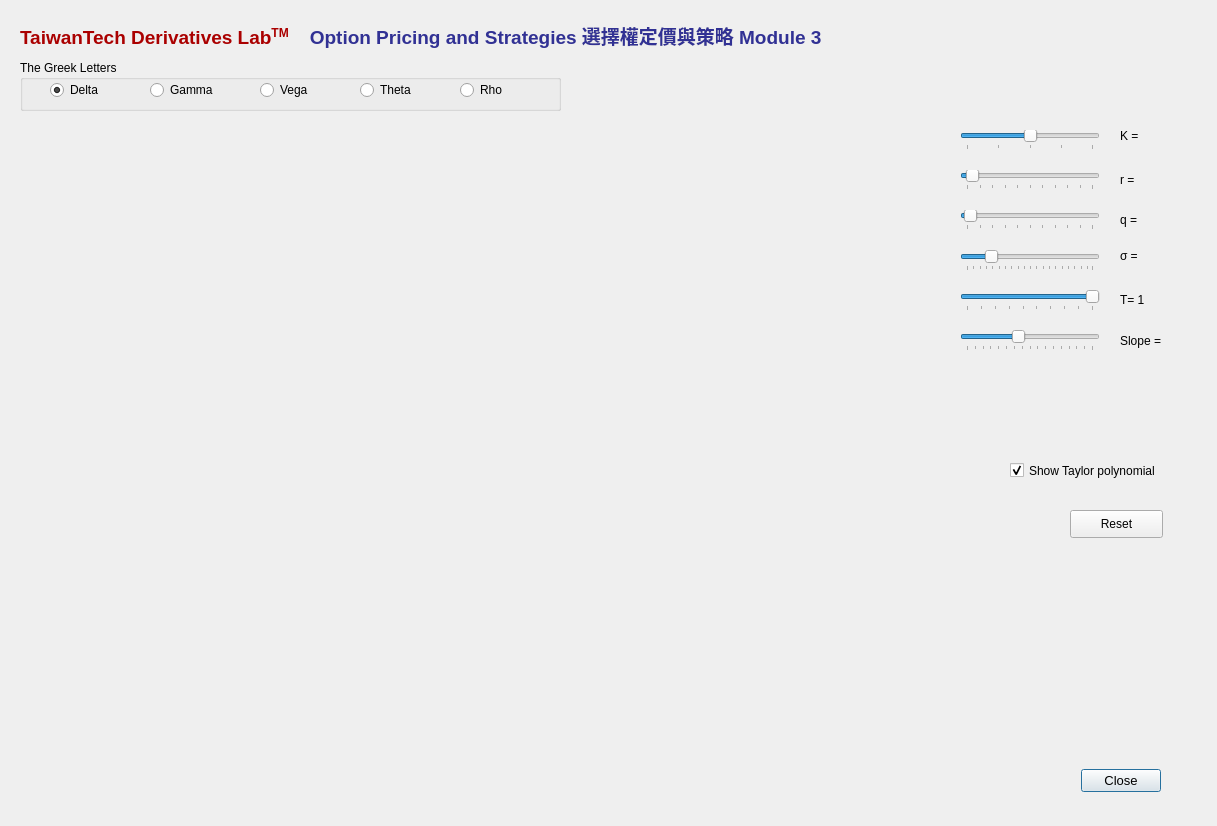
<?xml version="1.0" encoding="UTF-8"?>
<ui version="4.0">
 <class>Derivatives</class>
 <widget class="QDialog" name="Derivatives">
  <property name="enabled">
   <bool>true</bool>
  </property>
  <property name="geometry">
   <rect>
    <x>0</x>
    <y>0</y>
    <width>1217</width>
    <height>826</height>
   </rect>
  </property>
  <property name="sizePolicy">
   <sizepolicy hsizetype="Preferred" vsizetype="Expanding">
    <horstretch>0</horstretch>
    <verstretch>10</verstretch>
   </sizepolicy>
  </property>
  <property name="windowTitle">
   <string>Derivatives Lab</string>
  </property>
  <widget class="QTabWidget" name="tabWidget">
   <property name="geometry">
    <rect>
     <x>40</x>
     <y>760</y>
     <width>861</width>
     <height>61</height>
    </rect>
   </property>
   <property name="font">
    <font>
     <family>Tahoma</family>
     <pointsize>10</pointsize>
    </font>
   </property>
   <property name="toolTip">
    <string>&lt;html&gt;&lt;head/&gt;&lt;body&gt;&lt;p&gt;&lt;br/&gt;&lt;/p&gt;&lt;/body&gt;&lt;/html&gt;</string>
   </property>
   <property name="autoFillBackground">
    <bool>false</bool>
   </property>
   <property name="currentIndex">
    <number>4</number>
   </property>
   <widget class="QWidget" name="tab_3">
    <attribute name="title">
     <string>Delta</string>
    </attribute>
    <widget class="QTableWidget" name="tableWidget">
     <property name="geometry">
      <rect>
       <x>880</x>
       <y>290</y>
       <width>0</width>
       <height>321</height>
      </rect>
     </property>
     <property name="autoFillBackground">
      <bool>false</bool>
     </property>
     <property name="showGrid">
      <bool>false</bool>
     </property>
     <property name="cornerButtonEnabled">
      <bool>false</bool>
     </property>
    </widget>
    <widget class="QLCDNumber" name="lcdNum_prob">
     <property name="geometry">
      <rect>
       <x>1070</x>
       <y>750</y>
       <width>40</width>
       <height>23</height>
      </rect>
     </property>
     <property name="autoFillBackground">
      <bool>true</bool>
     </property>
    </widget>
   </widget>
   <widget class="QWidget" name="tab">
    <attribute name="title">
     <string>Gamma</string>
    </attribute>
   </widget>
   <widget class="QWidget" name="tab_2">
    <attribute name="title">
     <string>Vega</string>
    </attribute>
   </widget>
   <widget class="QWidget" name="tab_4">
    <attribute name="title">
     <string>Theta</string>
    </attribute>
   </widget>
   <widget class="QWidget" name="tab_5">
    <attribute name="title">
     <string>Rho</string>
    </attribute>
   </widget>
  </widget>
  <widget class="QLabel" name="label">
   <property name="geometry">
    <rect>
     <x>20</x>
     <y>10</y>
     <width>1151</width>
     <height>51</height>
    </rect>
   </property>
   <property name="font">
    <font>
     <family>Microsoft JhengHei UI</family>
     <weight>75</weight>
     <bold>true</bold>
    </font>
   </property>
   <property name="text">
    <string>&lt;html&gt;&lt;head/&gt;&lt;body&gt;&lt;p&gt;&lt;span style=&quot; font-size:14pt; color:#aa0000;&quot;&gt;TaiwanTech Derivatives Lab&lt;/span&gt;&lt;span style=&quot; font-size:14pt; color:#aa0000; vertical-align:super;&quot;&gt;TM&lt;/span&gt;&lt;span style=&quot; font-size:14pt; color:#313194;&quot;&gt;    Option Pricing and Strategies 選擇權定價與策略 Module 3&lt;/span&gt;&lt;/p&gt;&lt;/body&gt;&lt;/html&gt;</string>
   </property>
  </widget>
  <widget class="QDialogButtonBox" name="buttonBox">
   <property name="geometry">
    <rect>
     <x>1040</x>
     <y>760</y>
     <width>121</width>
     <height>41</height>
    </rect>
   </property>
   <property name="font">
    <font>
     <family>Tahoma</family>
     <pointsize>10</pointsize>
    </font>
   </property>
   <property name="orientation">
    <enum>Qt::Horizontal</enum>
   </property>
   <property name="standardButtons">
    <set>QDialogButtonBox::Close</set>
   </property>
  </widget>
  <widget class="QSlider" name="slider_t2">
   <property name="geometry">
    <rect>
     <x>130</x>
     <y>860</y>
     <width>471</width>
     <height>22</height>
    </rect>
   </property>
   <property name="maximum">
    <number>100</number>
   </property>
   <property name="singleStep">
    <number>5</number>
   </property>
   <property name="pageStep">
    <number>5</number>
   </property>
   <property name="value">
    <number>50</number>
   </property>
   <property name="orientation">
    <enum>Qt::Horizontal</enum>
   </property>
  </widget>
  <widget class="QSlider" name="slider_t1">
   <property name="geometry">
    <rect>
     <x>130</x>
     <y>830</y>
     <width>471</width>
     <height>22</height>
    </rect>
   </property>
   <property name="maximum">
    <number>100</number>
   </property>
   <property name="singleStep">
    <number>5</number>
   </property>
   <property name="pageStep">
    <number>5</number>
   </property>
   <property name="value">
    <number>25</number>
   </property>
   <property name="orientation">
    <enum>Qt::Horizontal</enum>
   </property>
   <property name="tickPosition">
    <enum>QSlider::NoTicks</enum>
   </property>
  </widget>
  <widget class="QLabel" name="label_9">
   <property name="geometry">
    <rect>
     <x>20</x>
     <y>830</y>
     <width>61</width>
     <height>21</height>
    </rect>
   </property>
   <property name="font">
    <font>
     <pointsize>10</pointsize>
    </font>
   </property>
   <property name="text">
    <string>Time 1</string>
   </property>
  </widget>
  <widget class="QLabel" name="label_11">
   <property name="geometry">
    <rect>
     <x>20</x>
     <y>860</y>
     <width>61</width>
     <height>21</height>
    </rect>
   </property>
   <property name="font">
    <font>
     <pointsize>10</pointsize>
    </font>
   </property>
   <property name="text">
    <string>Time 2</string>
   </property>
  </widget>
  <widget class="QLabel" name="label_t1">
   <property name="geometry">
    <rect>
     <x>610</x>
     <y>820</y>
     <width>114</width>
     <height>33</height>
    </rect>
   </property>
   <property name="font">
    <font>
     <pointsize>10</pointsize>
    </font>
   </property>
   <property name="text">
    <string>1.0</string>
   </property>
  </widget>
  <widget class="QLabel" name="label_t2">
   <property name="geometry">
    <rect>
     <x>610</x>
     <y>850</y>
     <width>114</width>
     <height>33</height>
    </rect>
   </property>
   <property name="font">
    <font>
     <pointsize>10</pointsize>
    </font>
   </property>
   <property name="text">
    <string>1.0</string>
   </property>
  </widget>
  <widget class="QGroupBox" name="groupBox">
   <property name="geometry">
    <rect>
     <x>20</x>
     <y>60</y>
     <width>541</width>
     <height>51</height>
    </rect>
   </property>
   <property name="title">
    <string>The Greek Letters</string>
   </property>
   <widget class="QRadioButton" name="radioDelta">
    <property name="geometry">
     <rect>
      <x>30</x>
      <y>20</y>
      <width>95</width>
      <height>20</height>
     </rect>
    </property>
    <property name="text">
     <string>Delta</string>
    </property>
    <property name="checked">
     <bool>true</bool>
    </property>
   </widget>
   <widget class="QRadioButton" name="radioGamma">
    <property name="geometry">
     <rect>
      <x>130</x>
      <y>20</y>
      <width>95</width>
      <height>20</height>
     </rect>
    </property>
    <property name="text">
     <string>Gamma</string>
    </property>
   </widget>
   <widget class="QRadioButton" name="radioVega">
    <property name="geometry">
     <rect>
      <x>240</x>
      <y>20</y>
      <width>95</width>
      <height>20</height>
     </rect>
    </property>
    <property name="text">
     <string>Vega</string>
    </property>
   </widget>
   <widget class="QRadioButton" name="radioTheta">
    <property name="geometry">
     <rect>
      <x>340</x>
      <y>20</y>
      <width>95</width>
      <height>20</height>
     </rect>
    </property>
    <property name="text">
     <string>Theta</string>
    </property>
   </widget>
   <widget class="QRadioButton" name="radioRho">
    <property name="geometry">
     <rect>
      <x>440</x>
      <y>20</y>
      <width>95</width>
      <height>20</height>
     </rect>
    </property>
    <property name="text">
     <string>Rho</string>
    </property>
   </widget>
  </widget>
  <widget class="MPL_WIDGET" name="oMplCanvas" native="true">
   <property name="enabled">
    <bool>true</bool>
   </property>
   <property name="geometry">
    <rect>
     <x>20</x>
     <y>120</y>
     <width>921</width>
     <height>701</height>
    </rect>
   </property>
   <property name="mouseTracking">
    <bool>true</bool>
   </property>
   <property name="tabletTracking">
    <bool>true</bool>
   </property>
   <property name="autoFillBackground">
    <bool>true</bool>
   </property>
  </widget>
  <widget class="QSlider" name="slider_r">
   <property name="geometry">
    <rect>
     <x>960</x>
     <y>170</y>
     <width>140</width>
     <height>20</height>
    </rect>
   </property>
   <property name="minimum">
    <number>0</number>
   </property>
   <property name="maximum">
    <number>50</number>
   </property>
   <property name="pageStep">
    <number>1</number>
   </property>
   <property name="value">
    <number>2</number>
   </property>
   <property name="orientation">
    <enum>Qt::Horizontal</enum>
   </property>
   <property name="tickPosition">
    <enum>QSlider::TicksBelow</enum>
   </property>
   <property name="tickInterval">
    <number>5</number>
   </property>
  </widget>
  <widget class="QSlider" name="slider_sigma">
   <property name="geometry">
    <rect>
     <x>960</x>
     <y>250</y>
     <width>140</width>
     <height>21</height>
    </rect>
   </property>
   <property name="minimum">
    <number>1</number>
   </property>
   <property name="maximum">
    <number>100</number>
   </property>
   <property name="pageStep">
    <number>5</number>
   </property>
   <property name="value">
    <number>20</number>
   </property>
   <property name="sliderPosition">
    <number>20</number>
   </property>
   <property name="orientation">
    <enum>Qt::Horizontal</enum>
   </property>
   <property name="tickPosition">
    <enum>QSlider::TicksBelow</enum>
   </property>
   <property name="tickInterval">
    <number>5</number>
   </property>
  </widget>
  <widget class="QSlider" name="slider_q">
   <property name="geometry">
    <rect>
     <x>960</x>
     <y>210</y>
     <width>140</width>
     <height>20</height>
    </rect>
   </property>
   <property name="minimum">
    <number>0</number>
   </property>
   <property name="maximum">
    <number>50</number>
   </property>
   <property name="pageStep">
    <number>1</number>
   </property>
   <property name="value">
    <number>1</number>
   </property>
   <property name="sliderPosition">
    <number>1</number>
   </property>
   <property name="orientation">
    <enum>Qt::Horizontal</enum>
   </property>
   <property name="tickPosition">
    <enum>QSlider::TicksBelow</enum>
   </property>
   <property name="tickInterval">
    <number>5</number>
   </property>
  </widget>
  <widget class="QSlider" name="slider_K">
   <property name="geometry">
    <rect>
     <x>960</x>
     <y>130</y>
     <width>140</width>
     <height>20</height>
    </rect>
   </property>
   <property name="minimum">
    <number>80</number>
   </property>
   <property name="maximum">
    <number>120</number>
   </property>
   <property name="singleStep">
    <number>10</number>
   </property>
   <property name="pageStep">
    <number>10</number>
   </property>
   <property name="value">
    <number>100</number>
   </property>
   <property name="sliderPosition">
    <number>100</number>
   </property>
   <property name="orientation">
    <enum>Qt::Horizontal</enum>
   </property>
   <property name="tickPosition">
    <enum>QSlider::TicksBelow</enum>
   </property>
   <property name="tickInterval">
    <number>10</number>
   </property>
  </widget>
  <widget class="QSlider" name="slider_slope">
   <property name="geometry">
    <rect>
     <x>960</x>
     <y>330</y>
     <width>140</width>
     <height>21</height>
    </rect>
   </property>
   <property name="mouseTracking">
    <bool>true</bool>
   </property>
   <property name="toolTip">
    <string>No. of paths to be shown</string>
   </property>
   <property name="minimum">
    <number>20</number>
   </property>
   <property name="maximum">
    <number>180</number>
   </property>
   <property name="singleStep">
    <number>5</number>
   </property>
   <property name="pageStep">
    <number>10</number>
   </property>
   <property name="value">
    <number>85</number>
   </property>
   <property name="sliderPosition">
    <number>85</number>
   </property>
   <property name="tracking">
    <bool>false</bool>
   </property>
   <property name="orientation">
    <enum>Qt::Horizontal</enum>
   </property>
   <property name="tickPosition">
    <enum>QSlider::TicksBelow</enum>
   </property>
   <property name="tickInterval">
    <number>10</number>
   </property>
  </widget>
  <widget class="QLabel" name="label_r">
   <property name="geometry">
    <rect>
     <x>1120</x>
     <y>170</y>
     <width>81</width>
     <height>20</height>
    </rect>
   </property>
   <property name="font">
    <font>
     <pointsize>9</pointsize>
    </font>
   </property>
   <property name="text">
    <string>r = </string>
   </property>
  </widget>
  <widget class="QLabel" name="label_sigma">
   <property name="geometry">
    <rect>
     <x>1120</x>
     <y>240</y>
     <width>91</width>
     <height>31</height>
    </rect>
   </property>
   <property name="font">
    <font>
     <pointsize>9</pointsize>
    </font>
   </property>
   <property name="text">
    <string>σ =</string>
   </property>
  </widget>
  <widget class="QLabel" name="label_q">
   <property name="geometry">
    <rect>
     <x>1120</x>
     <y>200</y>
     <width>91</width>
     <height>40</height>
    </rect>
   </property>
   <property name="font">
    <font>
     <pointsize>9</pointsize>
    </font>
   </property>
   <property name="text">
    <string>q =</string>
   </property>
  </widget>
  <widget class="QLabel" name="label_K">
   <property name="geometry">
    <rect>
     <x>1120</x>
     <y>120</y>
     <width>131</width>
     <height>31</height>
    </rect>
   </property>
   <property name="font">
    <font>
     <pointsize>9</pointsize>
    </font>
   </property>
   <property name="text">
    <string>K = </string>
   </property>
  </widget>
  <widget class="QLabel" name="label_slope">
   <property name="geometry">
    <rect>
     <x>1120</x>
     <y>330</y>
     <width>91</width>
     <height>21</height>
    </rect>
   </property>
   <property name="font">
    <font>
     <family>Tahoma</family>
     <pointsize>9</pointsize>
    </font>
   </property>
   <property name="text">
    <string>Slope = </string>
   </property>
  </widget>
  <widget class="QSlider" name="slider_T">
   <property name="enabled">
    <bool>true</bool>
   </property>
   <property name="geometry">
    <rect>
     <x>960</x>
     <y>290</y>
     <width>140</width>
     <height>21</height>
    </rect>
   </property>
   <property name="minimum">
    <number>1</number>
   </property>
   <property name="maximum">
    <number>10</number>
   </property>
   <property name="singleStep">
    <number>1</number>
   </property>
   <property name="pageStep">
    <number>1</number>
   </property>
   <property name="value">
    <number>10</number>
   </property>
   <property name="sliderPosition">
    <number>10</number>
   </property>
   <property name="orientation">
    <enum>Qt::Horizontal</enum>
   </property>
   <property name="tickPosition">
    <enum>QSlider::TicksBelow</enum>
   </property>
   <property name="tickInterval">
    <number>1</number>
   </property>
  </widget>
  <widget class="QLabel" name="label_T">
   <property name="geometry">
    <rect>
     <x>1120</x>
     <y>290</y>
     <width>81</width>
     <height>20</height>
    </rect>
   </property>
   <property name="font">
    <font>
     <pointsize>9</pointsize>
    </font>
   </property>
   <property name="text">
    <string>T= 1</string>
   </property>
  </widget>
  <widget class="QPushButton" name="button_reset">
   <property name="geometry">
    <rect>
     <x>1070</x>
     <y>510</y>
     <width>93</width>
     <height>28</height>
    </rect>
   </property>
   <property name="text">
    <string>Reset</string>
   </property>
  </widget>
  <widget class="QCheckBox" name="check_Taylor">
   <property name="geometry">
    <rect>
     <x>1010</x>
     <y>450</y>
     <width>171</width>
     <height>41</height>
    </rect>
   </property>
   <property name="text">
    <string>Show Taylor polynomial</string>
   </property>
   <property name="checked">
    <bool>true</bool>
   </property>
  </widget>
 </widget>
 <customwidgets>
  <customwidget>
   <class>MPL_WIDGET</class>
   <extends>QWidget</extends>
   <header location="global">mplwidget</header>
   <container>1</container>
  </customwidget>
 </customwidgets>
 <resources/>
 <connections>
  <connection>
   <sender>buttonBox</sender>
   <signal>accepted()</signal>
   <receiver>Derivatives</receiver>
   <slot>accept()</slot>
   <hints>
    <hint type="sourcelabel">
     <x>390</x>
     <y>380</y>
    </hint>
    <hint type="destinationlabel">
     <x>157</x>
     <y>274</y>
    </hint>
   </hints>
  </connection>
  <connection>
   <sender>buttonBox</sender>
   <signal>rejected()</signal>
   <receiver>Derivatives</receiver>
   <slot>reject()</slot>
   <hints>
    <hint type="sourcelabel">
     <x>390</x>
     <y>380</y>
    </hint>
    <hint type="destinationlabel">
     <x>286</x>
     <y>274</y>
    </hint>
   </hints>
  </connection>
 </connections>
</ui>
